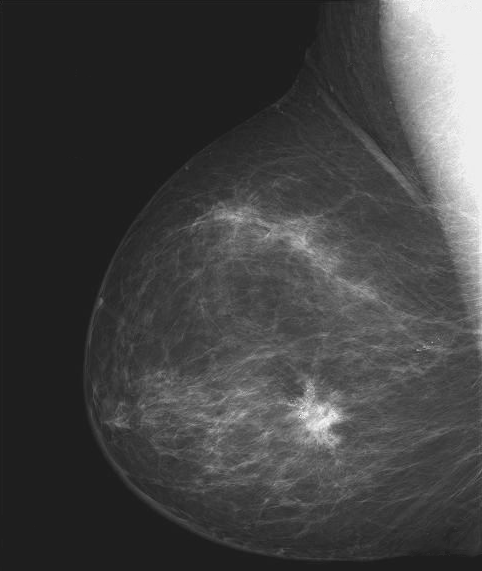
#> input picture Images/DIP3E_Original_Images_CH03/Fig0304(a)(breast_digital_Xray).tif, 482 x 571 px
$ jupyter execute u2_example1.ipynb
#> lines starting #> are read from the running program, lines starting #| are printed output that depends on the picture
[cell 1]
import cv2 as cv
import matplotlib.pyplot as plt
import sys
import numpy as np

# Load the image
#img = cv.imread(cv.samples.findFile("Images/DIP3E_Original_Images_CH03/Fig0304(a)(breast_digital_Xray).tif"),  cv.IMREAD_GRAYSCALE).astype(np.float32)/255.0
img = cv.imread(cv.samples.findFile("./Images/DIP3E_Original_Images_CH03/Fig0304(a)(breast_digital_Xray).tif"),  cv.IMREAD_GRAYSCALE)
#> img is the input picture: shape (571, 482); min 21, max 255, mean 66.7
# Check if the image was loaded correctly
if img is None:
    sys.exit("Could not read the image.")

# Convert the image to RGB (OpenCV uses BGR by default)
img_rgb = cv.cvtColor(img, cv.COLOR_BGR2RGB)

# Display the image
plt.imshow(img, cmap= 'gray')
plt.title("Display Window")
plt.axis('off')  # Hide axes
plt.show()

[cell 2]
dimensions = img.shape  # Returns a tuple of (rows, columns, channels)
#> dimensions = (571, 482)
print(dimensions)
#| (571, 482)
mrow,mcol = img.shape
#> mrow = 571; mcol = 482
print(mrow,mcol)
#| 571 482

[cell 3]
img
'''
for i in range(2):
    for j in range(3):
        print(f'({i},{j})')

    print(i)
'''

[cell 4]
print(f'I({200},{150}) = {img[200,150]}')
#| I(200,150) = 49

*EXAMPLE 2*

Se aplica la transformacion, de la S = T(r), solo convoluciona las muestras especificas, como 2 a 3 la ubicacion de pixeles. TRANSFORM

[cell 5]
n,m = img.shape
#> n = 571; m = 482
out = np.zeros((n,m), dtype=np.float32)
for i in range(n):
    for j in range(m):
       # print(f'I({i},{j}) = {img[i,j]}')
        out[i,j] = img[i,j]
        #print(f'I({i},{j}) = {img[i,j]}')

[cell 6]
plt.imshow(img,'gray')
plt.title("Input image")

[cell 7]
plt.imshow(out, 'gray')
plt.title("output image")

Este codigo en cambio es para la  valoracion en negativo, *NEGATIVE TRANSFORM*

[cell 8]
n,m = img.shape
out1 = np.zeros((n,m), dtype=np.uint8)
for i in range(n):
    for j in range(m):
        out1[i,j] = 255-img[i,j]
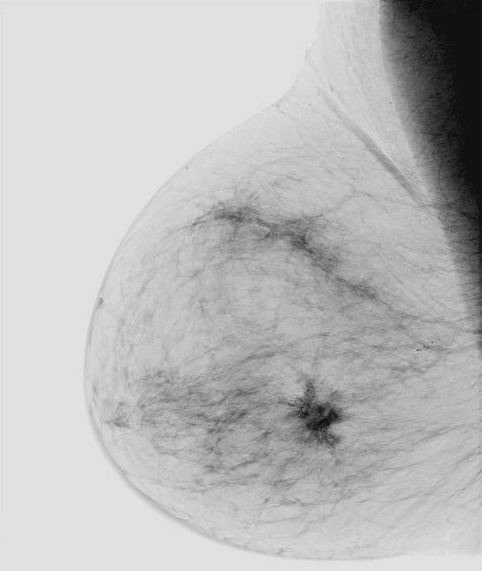
#> out1: shape (571, 482); min 0, max 234, mean 188.3

[cell 9]
plt.imshow(out1, 'gray')
plt.title("output image")

[cell 10]
r = np.linspace(0, 255, 256)
s = 255 - r
fig, ax = plt.subplots()

ax.plot(r, s, linewidth=2.0)

ax.set(xlim=(0, 255), xticks=np.arange(0, 256, 50),
       ylim=(0, 255), yticks=np.arange(0, 256, 50))

# Show the plot
plt.show()
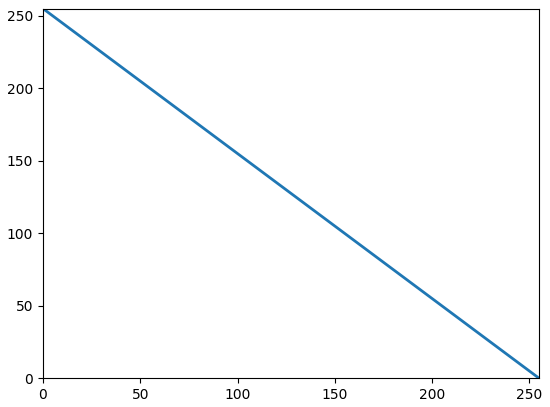
#> figure drawn by matplotlib, 1 panel; curve peaks at x = 0, y = 255

Tranformacion de pontencia, gamma. pag127. Reproducir 3.6

[cell 11]
img = cv.imread(cv.samples.findFile("./Images/DIP3E_Original_Images_CH03/Fig0308(a)(fractured_spine).tif"),  cv.IMREAD_GRAYSCALE)
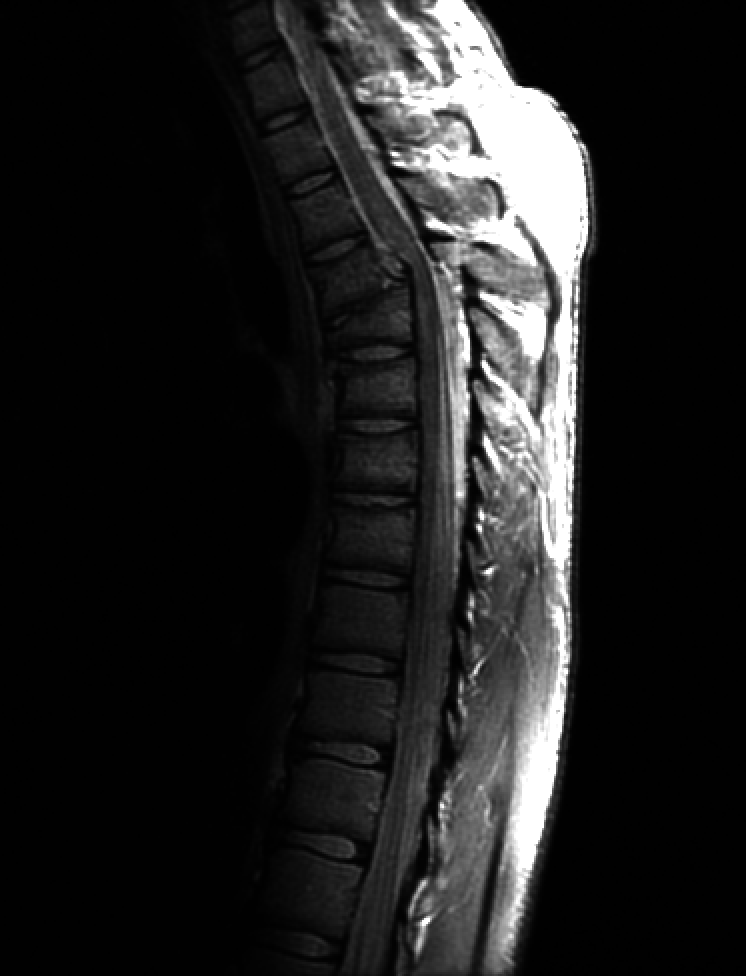
#> input picture Images/DIP3E_Original_Images_CH03/Fig0308(a)(fractured_spine).tif, 746 x 976 px
#> img is the input picture: shape (976, 746); min 0, max 255, mean 32.6
# Function to apply gamma correction
def gamma_correction(image, gamma):
    normalized_img = image.astype(np.float32) / 255.0
    gamma_corrected = np.power(normalized_img, gamma)
    gamma_corrected = np.uint8(gamma_corrected * 255)

    return gamma_corrected

gamma_values = [0.04,0.1,0.2,0.4,0.67,1,1.5,2.5,5,10,25]


# Apply gamma correction for each gamma value
fig, axs = plt.subplots(1, len(gamma_values) + 1, figsize=(15, 5))

# Original image
axs[0].imshow(img, cmap='gray')
axs[0].set_title('Original Image')
axs[0].axis('off')

# Gamma images
for i, gamma in enumerate(gamma_values):
    gamma_corrected_img = gamma_correction(img, gamma)
    axs[i + 1].imshow(gamma_corrected_img, cmap='gray')
    axs[i + 1].set_title( {gamma})
    axs[i + 1].axis('off')
#> this loop made 11 passes
#> pass 1, in gamma_correction, `gamma_corrected = np.power(normalized_img, gamma)`:
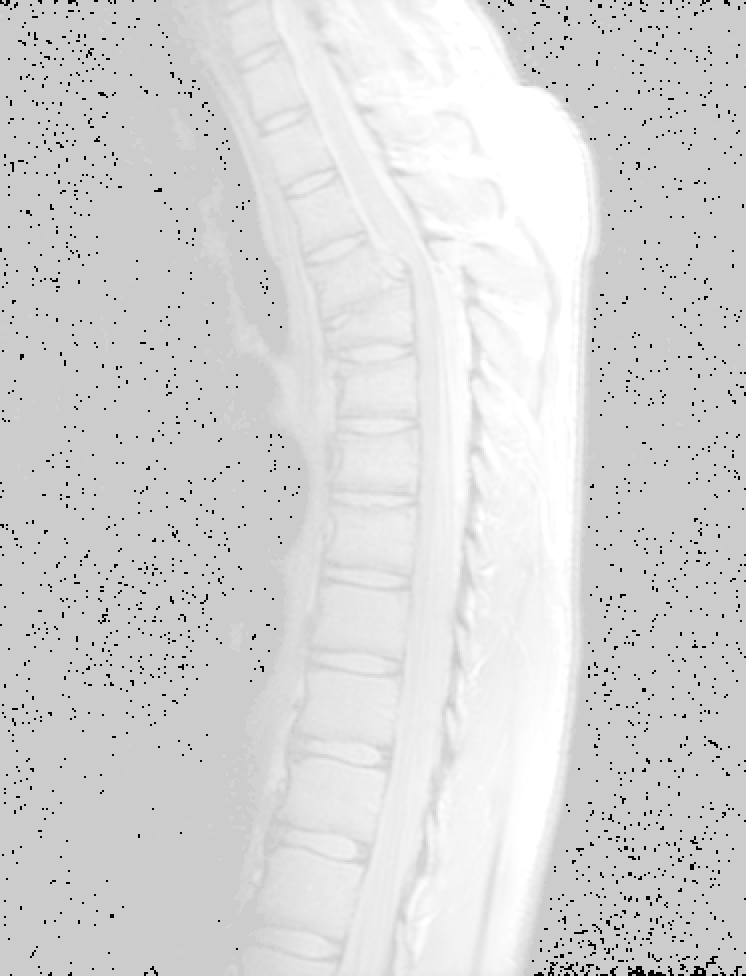
#> gamma_corrected: shape (976, 746) float32; min 0, max 1, mean 0.842
#> pass 2, in gamma_correction (call 2), `gamma_corrected = np.power(normalized_img, gamma)`:
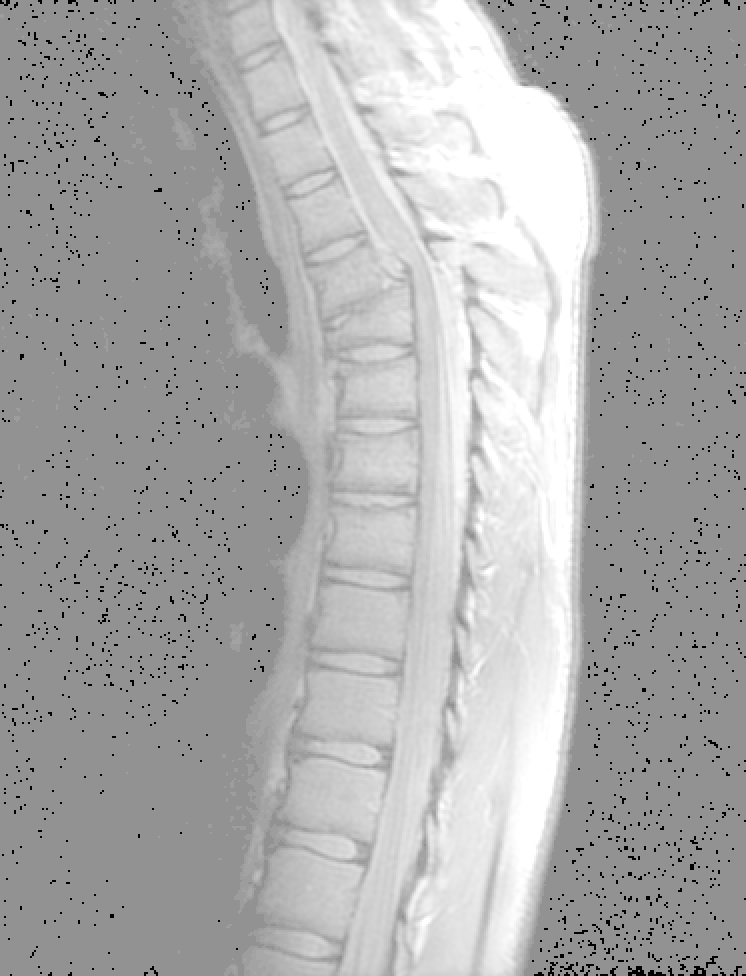
#> gamma_corrected: shape (976, 746) float32; min 0, max 1, mean 0.674

plt.show()
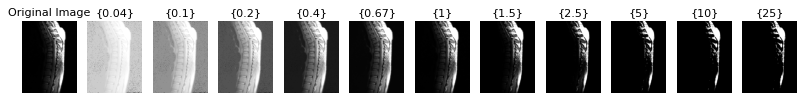
#> figure drawn by matplotlib, 12 panels

[cell 12]
# Input intensity values
r = np.linspace(0, 255, 256)

def gamma_transformation(r, gamma):
    return 255 * np.power(r / 255.0, gamma)


fig, ax = plt.subplots()

# Plot gamma transformations for each gamma value
for gamma in gamma_values:
    s = gamma_transformation(r, gamma)
    ax.plot(r, s, label=f'Gamma = {gamma}')

# Set plot limits and ticks
ax.set(xlim=(0, 255), xticks=np.arange(0, 256, 50),
       ylim=(0, 255), yticks=np.arange(0, 256, 50))

ax.set_xlabel('Input Intensity (r)')
ax.set_ylabel('Output Intensity (s)')
ax.set_title('Power-Law (Gamma) Transformations')
ax.legend()
plt.show()
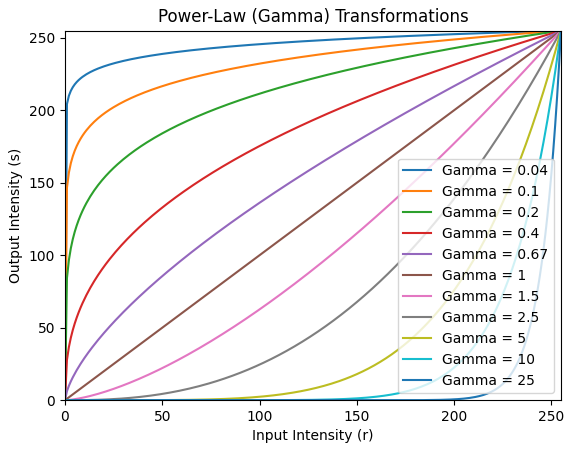
#> figure drawn by matplotlib, 1 panel; curve peaks at x = 255, y = 255; curve peaks at x = 255, y = 255; curve peaks at x = 255, y = 255
